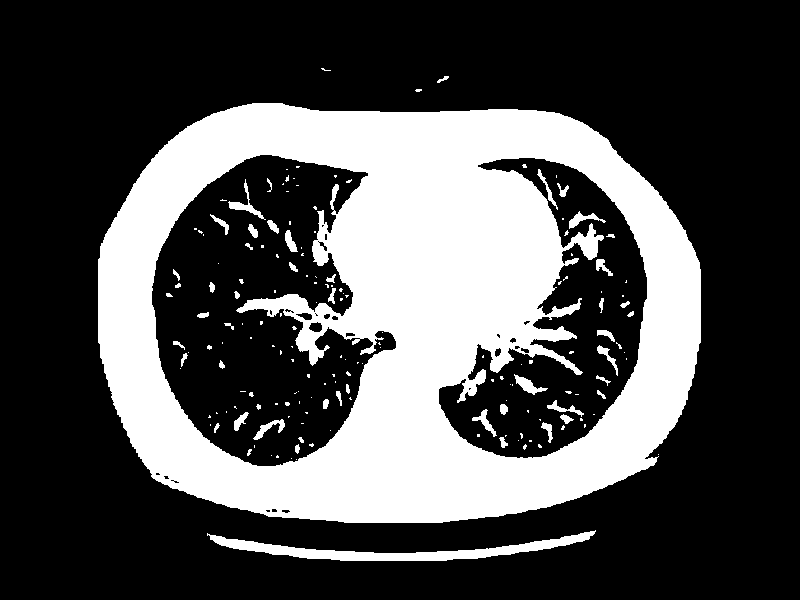
%> input picture Lecture 18/HDCT_Binary.bmp, 800 x 600 px
$ octave morphology.m   (GNU Octave 9; MATLAB toolbox functions it lacks are replaced by stand-ins)
%> lines starting %> are read from the running program, lines starting %| are printed output that depends on the picture; in (x1, y1, x2, y2) boxes, pixels count from 0 and x2, y2 are one past the last pixel; in counts of white or black regions, pixels touching at a corner belong together; the program's own positions count from 1
%% Opening?
clear; clc; close all

Input_Im_RGB = double(imread('HDCT_Binary.bmp'));
%> Input_Im_RGB: size 600x800 double; values 0 (black) and 1 (white), 30.7% white; 174 white regions (122 under 20 px), largest, box (x1, y1, x2, y2) and area: (98, 103, 701, 523) 139136, (207, 530, 596, 561) 3421, (228, 179, 266, 220) 281
Input_Im = Input_Im_RGB(:,:,1);

Mask = ones(9,9);
Output_Im = imopen (Input_Im ,Mask);
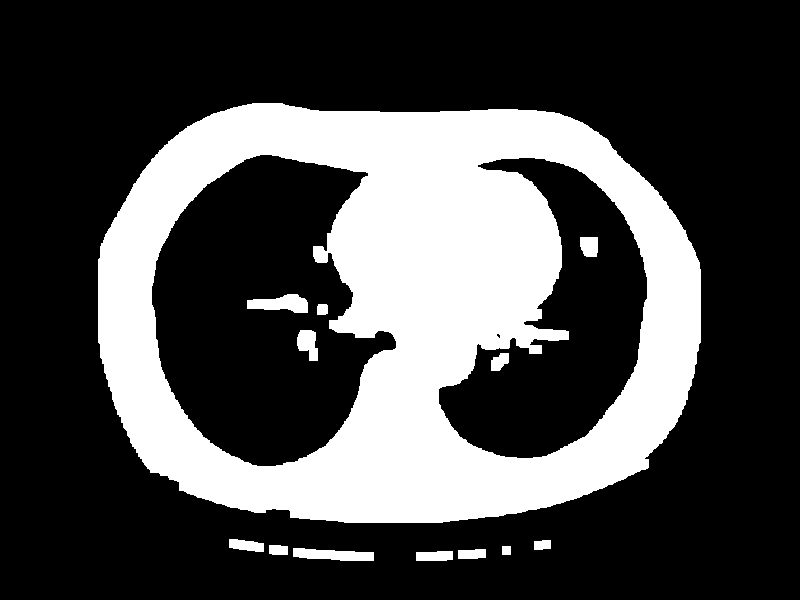
%> Output_Im: size 600x800 double; values 0 (black) and 1 (white), 28.7% white; 13 white regions, largest, box (x1, y1, x2, y2) and area: (98, 103, 701, 523) 133762, (247, 294, 308, 313) 774, (293, 548, 374, 561) 763

figure; imshowpair(Input_Im,Output_Im,'montage'); title('Opening');
%> after `imshowpair(Input_Im,Output_Im,'montage')`:
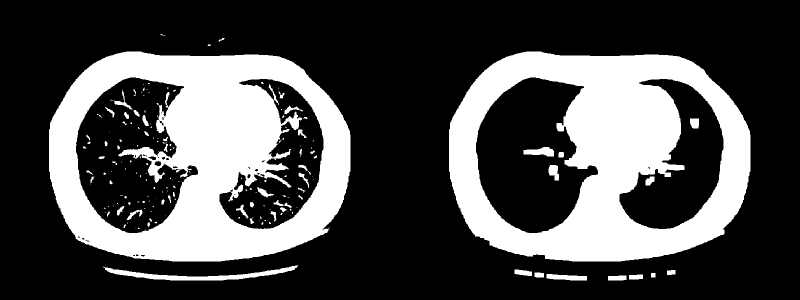
%> displayed picture: size 600x1600, on the screen's scale of 0 to 255 (shown at 1/2 size); 29.7% white; 187 white regions (122 under 20 px), largest, box (x1, y1, x2, y2) and area: (98, 103, 701, 523) 139136, (898, 103, 1501, 523) 133762, (207, 530, 596, 561) 3421

%% CLosing?
clear; clc; close all
Input_Im_RGB = double(imread('Lung_Binary_Inv.bmp'));
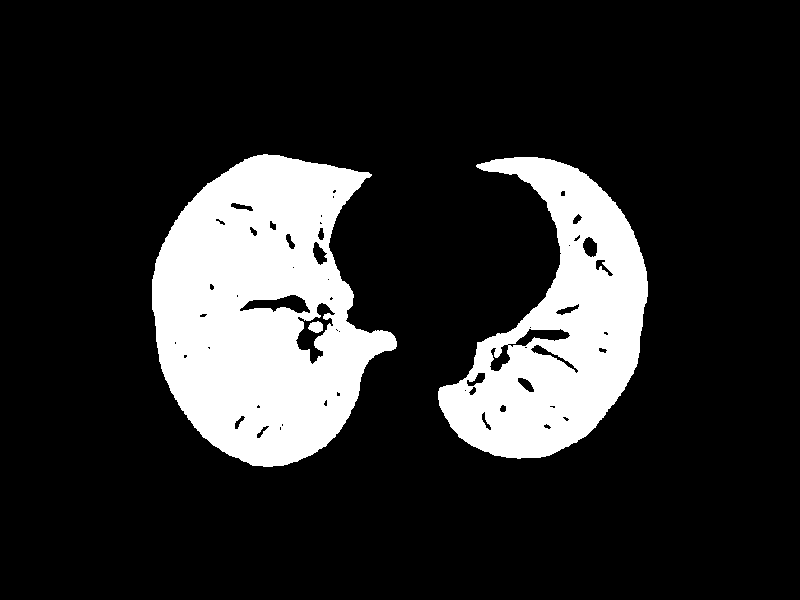
%> input picture Lecture 18/Lung_Binary_Inv.bmp, 800 x 600 px
%> Input_Im_RGB: size 600x800x3 double; 17.1% white; 3 white regions, box (x1, y1, x2, y2) and area: (152, 154, 397, 467) 49941, (438, 157, 648, 459) 32209, (308, 321, 323, 333) 132
Input_Im = Input_Im_RGB(:,:,1);

Mask = ones(9,9);
Output_Im = imclose (Input_Im ,Mask);
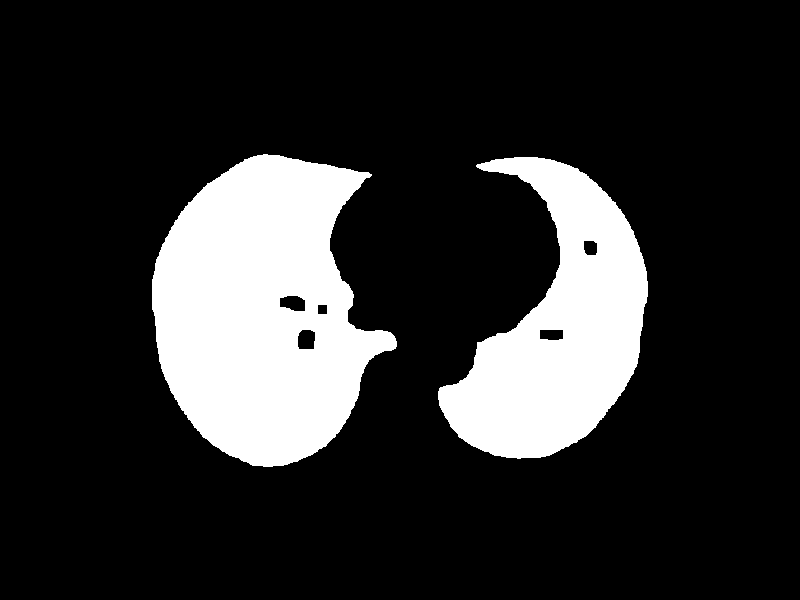
%> Output_Im: size 600x800 double; 17.8% white; 2 white regions, box (x1, y1, x2, y2) and area: (152, 154, 397, 467) 51591, (438, 157, 648, 459) 33721

figure; imshowpair(Input_Im,Output_Im,'montage'); title('Closed');
%> after `imshowpair(Input_Im,Output_Im,'montage')`:
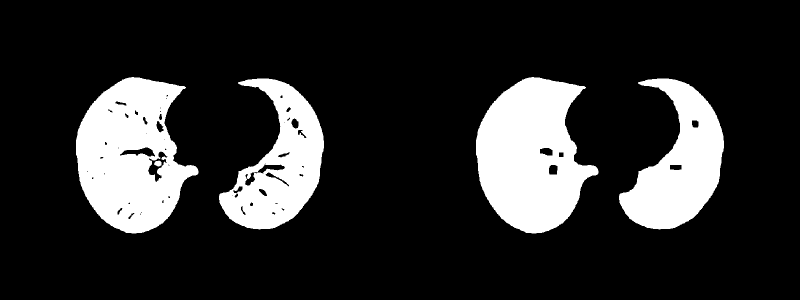
%> displayed picture: size 600x1600, on the screen's scale of 0 to 255 (shown at 1/2 size); 17.5% white; 5 white regions, box (x1, y1, x2, y2) and area: (952, 154, 1197, 467) 51591, (152, 154, 397, 467) 49941, (1238, 157, 1448, 459) 33721, (438, 157, 648, 459) 32209, (308, 321, 323, 333) 132
